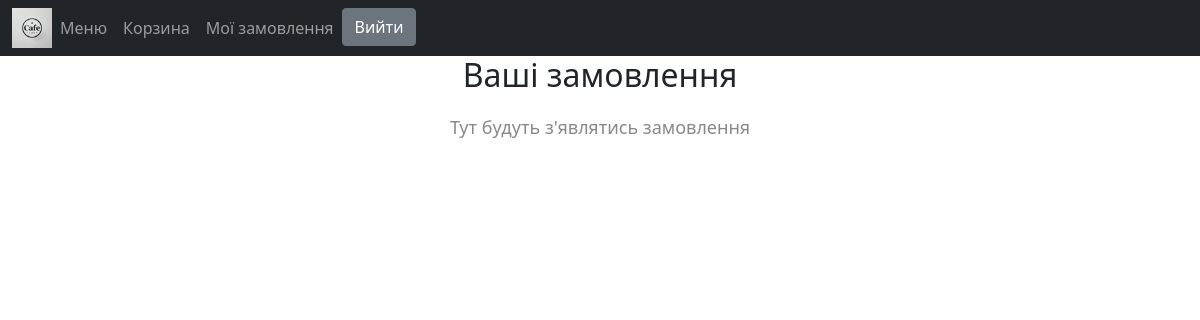
/orders/ (signed in), run on an earlier commit of the app's database.
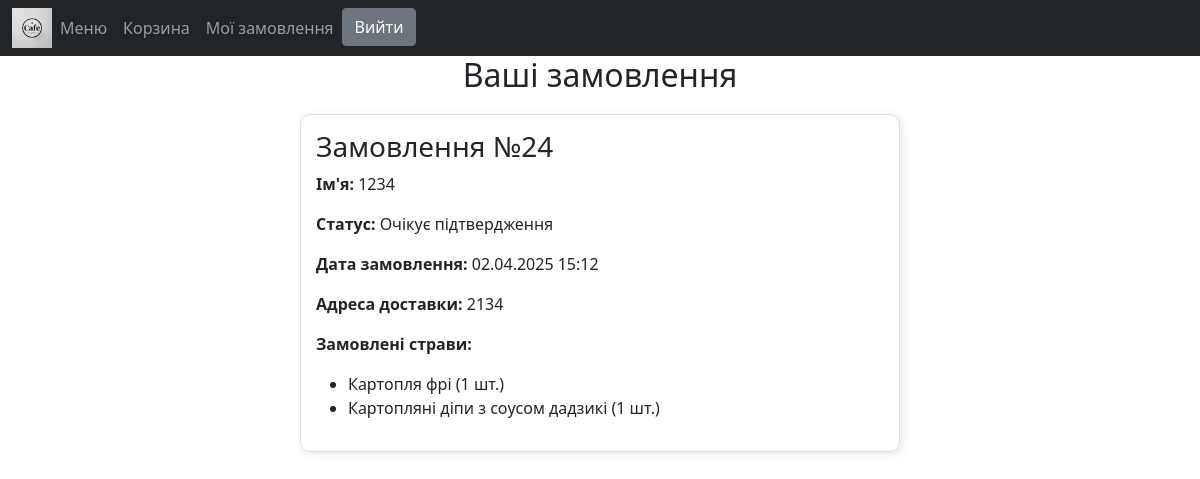
And on a later commit of the database.
### cafeApp/models.py (models this page shows, shortened)
class Order(models.Model):
    STATUS_CHOICES = [
        ('pending', 'Очікує підтвердження'),
        ('processing', 'Обробляється'),
        ('delivered', 'Доставлено'),
        ('canceled', 'Скасовано'),
    ]
    user = models.ForeignKey(User, on_delete=models.CASCADE, related_name="orders", null=True, blank=True)
    carts = models.ManyToManyField('Cart', verbose_name="Страви у замовленні")
    full_name = models.CharField(max_length=255, verbose_name="Повне ім'я")
    address = models.TextField(verbose_name="Адреса")
    credit_card = models.CharField(max_length=16, verbose_name="Кредитна карта")  # Додаємо маску для безпеки
    status = models.CharField(max_length=20, choices=STATUS_CHOICES, default='pending', verbose_name="Статус")
    created_at = models.DateTimeField(auto_now_add=True)

class Cart(models.Model):
    user = models.ForeignKey(User, on_delete=models.CASCADE, related_name="carts", null=True, blank=True)
    session_key = models.CharField(max_length=40, null=True, blank=True)  # Додаємо сесію
    dish = models.ForeignKey(Dishes, on_delete=models.CASCADE, related_name="cart_items", null=True, blank=True)
    quantity = models.PositiveIntegerField(default=1)
    status = models.BooleanField(default=True)

class Dishes(models.Model):
    CATEGORY_CHOICES = [
        ('garnish', 'Гарніри'),
        ('dessert', 'Десерти'),
        ('drinks', 'Напої'),
    ]
    name = models.CharField(max_length=100, null=True)
    price = models.DecimalField(max_digits=6, decimal_places=2)
    image = models.ImageField(upload_to="dishes/", null=True)
    category = models.CharField(max_length=20, choices=CATEGORY_CHOICES, default='garnish')

### cafeApp/views.py (the view)
# urls.py: path('orders/', OrderListView.as_view(), name='order-list')
class OrderListView(LoginRequiredMixin, ListView):
    model = Order
    template_name = "orders_list.html"
    context_object_name = "orders"
    def get_queryset(self):
        return Order.objects.filter(user=self.request.user)

### templates/orders_list.html
{% extends "base.html" %}
{% block content %}
<h2 style="text-align: center; margin-bottom: 20px;">Ваші замовлення</h2>
{% if orders %}
    <div style="display: flex; flex-wrap: wrap; gap: 15px; justify-content: center;">
        {% for order in orders %}
        <div style="width: 80%; max-width: 600px; border: 1px solid #ddd; border-radius: 10px; padding: 15px; box-shadow: 2px 2px 10px rgba(0,0,0,0.1);">
            <h3>Замовлення №{{ order.id }}</h3>
            <p><strong>Ім'я:</strong> {{ order.full_name }}</p>
            <p><strong>Статус:</strong> {{ order.get_status_display }}</p>
            <p><strong>Дата замовлення:</strong> {{ order.created_at|date:"d.m.Y H:i" }}</p>
            <p><strong>Адреса доставки:</strong> {{ order.address }}</p>
            <p><strong>Замовлені страви:</strong></p>
            <ul>
                {% for cart_item in order.carts.all %}
                    <li>{{ cart_item.dish.name }} ({{ cart_item.quantity }} шт.)</li>
                {% endfor %}
            </ul>
        </div>
        {% endfor %}
    </div>
{% else %}
    <p style="text-align: center; font-size: 18px; color: #888;">Тут будуть з'являтись замовлення</p>
{% endif %}
{% endblock %}

What changed in the data, as far as the page shows it:
added Order: id "24", full_name "1234", status "Очікує підтвердження", created_at "02.04.2025 15:12", address "2134"
added Cart: dish.name "Картопля фрі", quantity "1"
added Cart: dish.name "Картопляні діпи з соусом дадзикі", quantity "1"
Also different on the page:
text no longer shown: "Тут будуть з'являтись замовлення"
